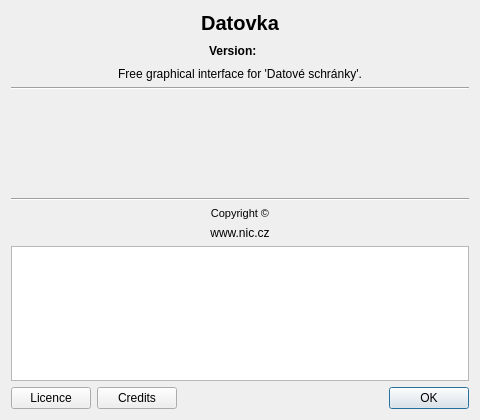
<?xml version="1.0" encoding="UTF-8"?>
<ui version="4.0">
 <class>AboutDialog</class>
 <widget class="QDialog" name="AboutDialog">
  <property name="geometry">
   <rect>
    <x>0</x>
    <y>0</y>
    <width>480</width>
    <height>420</height>
   </rect>
  </property>
  <property name="minimumSize">
   <size>
    <width>480</width>
    <height>420</height>
   </size>
  </property>
  <property name="windowTitle">
   <string>About Datovka</string>
  </property>
  <layout class="QVBoxLayout" name="verticalLayout">
   <item>
    <widget class="QLabel" name="labelDatovka">
     <property name="font">
      <font>
       <pointsize>15</pointsize>
       <weight>75</weight>
       <bold>true</bold>
      </font>
     </property>
     <property name="layoutDirection">
      <enum>Qt::LeftToRight</enum>
     </property>
     <property name="text">
      <string>Datovka</string>
     </property>
     <property name="alignment">
      <set>Qt::AlignCenter</set>
     </property>
     <property name="wordWrap">
      <bool>true</bool>
     </property>
    </widget>
   </item>
   <item>
    <layout class="QHBoxLayout" name="horizontalLayout_2">
     <item>
      <spacer name="horizontalSpacer_2">
       <property name="orientation">
        <enum>Qt::Horizontal</enum>
       </property>
       <property name="sizeHint" stdset="0">
        <size>
         <width>40</width>
         <height>20</height>
        </size>
       </property>
      </spacer>
     </item>
     <item>
      <widget class="QLabel" name="labelVersion">
       <property name="font">
        <font>
         <weight>75</weight>
         <bold>true</bold>
        </font>
       </property>
       <property name="text">
        <string>Version:</string>
       </property>
      </widget>
     </item>
     <item>
      <widget class="QLabel" name="labelVersionNum">
       <property name="font">
        <font>
         <pointsize>10</pointsize>
         <weight>75</weight>
         <italic>false</italic>
         <bold>true</bold>
        </font>
       </property>
       <property name="text">
        <string/>
       </property>
      </widget>
     </item>
     <item>
      <spacer name="horizontalSpacer_3">
       <property name="orientation">
        <enum>Qt::Horizontal</enum>
       </property>
       <property name="sizeHint" stdset="0">
        <size>
         <width>40</width>
         <height>20</height>
        </size>
       </property>
      </spacer>
     </item>
    </layout>
   </item>
   <item>
    <widget class="QLabel" name="labelInfo">
     <property name="text">
      <string>Free graphical interface for 'Datové schránky'.</string>
     </property>
     <property name="alignment">
      <set>Qt::AlignCenter</set>
     </property>
     <property name="wordWrap">
      <bool>true</bool>
     </property>
    </widget>
   </item>
   <item>
    <widget class="Line" name="line">
     <property name="orientation">
      <enum>Qt::Horizontal</enum>
     </property>
    </widget>
   </item>
   <item>
    <widget class="QLabel" name="labelLibs">
     <property name="enabled">
      <bool>true</bool>
     </property>
     <property name="minimumSize">
      <size>
       <width>0</width>
       <height>96</height>
      </size>
     </property>
     <property name="text">
      <string/>
     </property>
    </widget>
   </item>
   <item>
    <widget class="Line" name="line_2">
     <property name="orientation">
      <enum>Qt::Horizontal</enum>
     </property>
    </widget>
   </item>
   <item>
    <widget class="QLabel" name="labelCopy">
     <property name="font">
      <font>
       <pointsize>8</pointsize>
       <kerning>false</kerning>
      </font>
     </property>
     <property name="text">
      <string>Copyright ©</string>
     </property>
     <property name="alignment">
      <set>Qt::AlignCenter</set>
     </property>
    </widget>
   </item>
   <item>
    <widget class="QLabel" name="labelUrl">
     <property name="text">
      <string>www.nic.cz</string>
     </property>
     <property name="alignment">
      <set>Qt::AlignCenter</set>
     </property>
    </widget>
   </item>
   <item>
    <widget class="QTextEdit" name="textEdit">
     <property name="readOnly">
      <bool>true</bool>
     </property>
    </widget>
   </item>
   <item>
    <layout class="QHBoxLayout" name="horizontalLayout">
     <item>
      <widget class="QPushButton" name="pushButtonLicence">
       <property name="text">
        <string>Licence</string>
       </property>
      </widget>
     </item>
     <item>
      <widget class="QPushButton" name="pushButtonCredits">
       <property name="text">
        <string>Credits</string>
       </property>
      </widget>
     </item>
     <item>
      <spacer name="horizontalSpacer">
       <property name="orientation">
        <enum>Qt::Horizontal</enum>
       </property>
       <property name="sizeHint" stdset="0">
        <size>
         <width>40</width>
         <height>20</height>
        </size>
       </property>
      </spacer>
     </item>
     <item>
      <widget class="QDialogButtonBox" name="buttonBox">
       <property name="standardButtons">
        <set>QDialogButtonBox::Ok</set>
       </property>
      </widget>
     </item>
    </layout>
   </item>
  </layout>
 </widget>
 <resources/>
 <connections/>
</ui>
